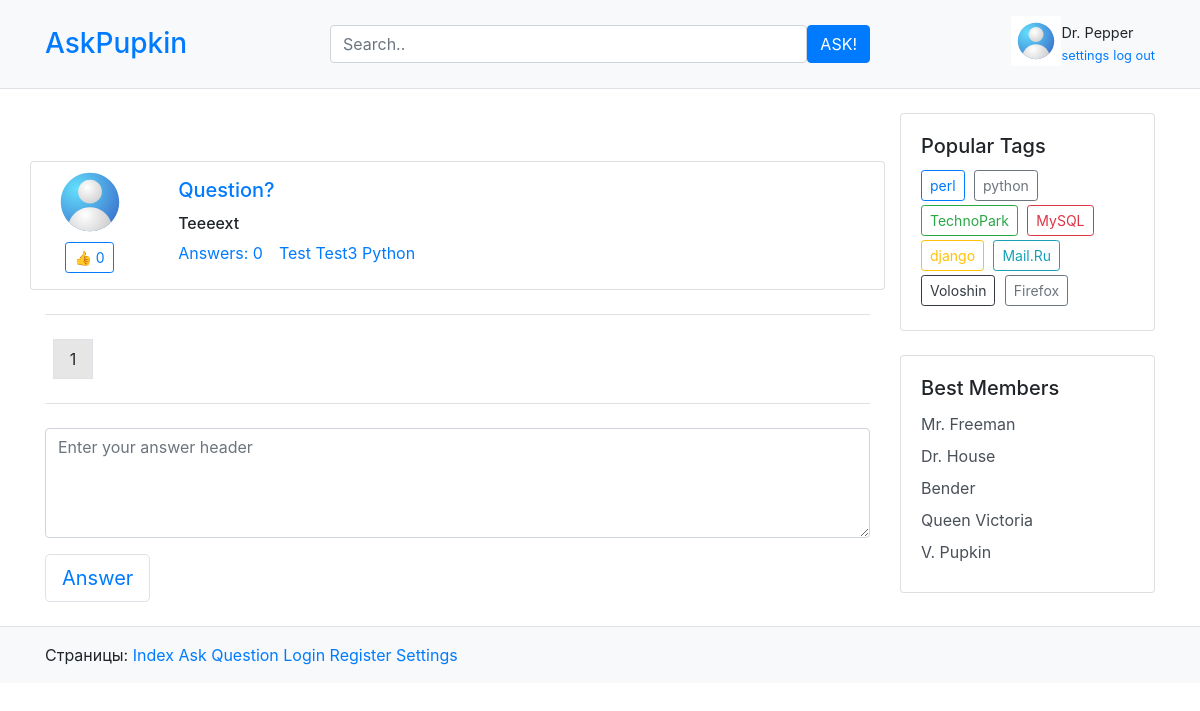
Screenshot of /question/2/ with the database file from the repository.
### app/models.py (models this page shows, shortened)
class Question(models.Model):
    title = models.CharField(max_length=255)
    text = models.TextField()
    user = models.ForeignKey(Profile, on_delete=models.CASCADE)
    tags = models.ManyToManyField(Tag, blank=True)
    created_at = models.DateTimeField(auto_now_add=True)
    updated_at = models.DateTimeField(auto_now=True)
    objects = QuestionManager()

class Tag(models.Model):
    name = models.CharField(max_length=255, unique=True)
    created_at = models.DateTimeField(auto_now_add=True, null=True)
    updated_at = models.DateTimeField(auto_now=True, null=True)

### app/views.py (the view)
# urls.py: path('question/<int:question_id>/', views.question, name="question"),
def question(request, question_id):
    current_question = Question.objects.get(id=question_id)
    answers = current_question.answer_set.all()
    page = paginate(answers, request, per_page=5)
    return render(request, 'question.html', {
        'question': current_question,
        'answers': page.object_list,
        'page_obj': page
    })

### app/views.py (called while the page is built)
def paginate(objects_list, request, per_page=10):
    page_num = request.GET.get('page', 1)
    paginator = Paginator(objects_list, per_page)
    try:
        page = paginator.page(page_num)
    except (PageNotAnInteger, ValueError):
        page = paginator.page(1)
    except EmptyPage:
        page = paginator.page(paginator.num_pages)
    return page

### templates/question.html (shortened to what this page needs)
{% extends "layout/base.html" %}
{% load static %}
{% block content %}
<div>
    <div class="main-question">
        <div class="w-100 mt-4 border-bottom">
            <div class="row mb-4">
                {% include "layout/one_question.html" with question=question %}
            </div>
        </div>
    </div>
    <div class="mt-4">
        <div class="d-flex flex-row">
            {% include "layout/pagination.html" %}
        </div>
    </div>
    <div class="w-100 mt-4 pt-4 border-top">
        <textarea maxlength="1000" rows="4" type="text" class="form-control" placeholder="Enter your answer header"></textarea>
    </div>
    <button class="btn btn-lg border btn-outline-primary mt-3">Answer</button>
</div>
{% endblock %}

### templates/layout/one_question.html (shortened to what this page needs)
<div class="card w-100 mt-4">
    <div class="row">
        <div class="col-2">
            <div class="profile-controls mb-3 d-flex flex-column align-items-center">
                <div class="d-flex justify-content-center">
                </div>
                <form class="" action="{% url 'like_question' question.id %}" method="post">
                    <button type="submit" class="btn btn-sm btn-outline-primary">
                        👍 {{ question.likes.count }}
                    </button>
                </form>
            </div>
        </div>
        <div class="card-info col-10">
            <h5 class="mt-3 card-title text-break">
                <a href="{% url 'question' question.id %}">{{ question.title }}</a>
            </h5>
            <h6>{{ question.text }}
            </h6>
            <div class="d-flex flex-row align-items-center">
                <a href="" class="">Answers: {{ question.answer_set.count }}</a>
                <div class="ml-3">
                    {% for t in question.tags.all %}
                        <a href="#" >{{ t.name }}</a>
                    {% endfor %}
                </div>
            </div>
        </div>
    </div>
</div>

### rows the page displays
Question: likes.count "0", title "Question?", text "Teeeext", answer_set.count "0"
Tag: name "Test"
Tag: name "Test3"
Tag: name "Python"

### other values shown
{{ i }} "1"
